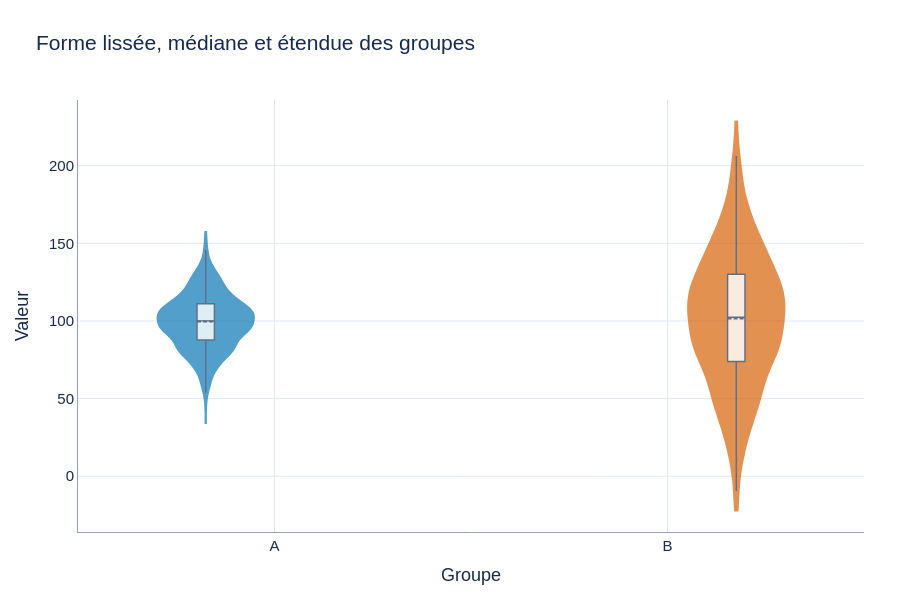

Write notebook code for a chart like this one.
### Markdown cell above
### Lire une forme lissée sans la confondre avec un effectif

La largeur du violon est une estimation lissée de la densité locale ; elle ne
représente pas l'effectif du groupe. La boîte intérieure et la ligne moyenne
gardent des repères de position. Cette vue complète les histogrammes sans les
remplacer.

### Code cell
plot_violin(model).show()

### Figure 1 — Plotly figure (JSON) as saved in the notebook; plotly's stock layout.template omitted (floating-point values rounded to 4 significant figures; data arrays with more than 128 entries replaced by an {"elided": "..."} marker saying what was removed)
{"data": [{"box": {"fillcolor": "rgba(255, 255, 255, 0.82)", "line": {"color": "#172B4D", "width": 1.4}, "visible": true, "width": 0.18}, "fillcolor": "#0072B2", "hovertemplate": "Groupe A<br>valeur=%{y:.2f}<extra></extra>", "line": {"color": "#0072B2", "width": 2}, "meanline": {"color": "#172B4D", "visible": true, "width": 2}, "name": "A", "opacity": 0.68, "points": false, "scalemode": "width", "spanmode": "hard", "type": "violin", "x": {"elided": "1200 str values"}, "y": {"elided": "1200 float values"}}, {"box": {"fillcolor": "rgba(255, 255, 255, 0.82)", "line": {"color": "#172B4D", "width": 1.4}, "visible": true, "width": 0.18}, "fillcolor": "#D55E00", "hovertemplate": "Groupe B<br>valeur=%{y:.2f}<extra></extra>", "line": {"color": "#D55E00", "width": 2}, "meanline": {"color": "#172B4D", "visible": true, "width": 2}, "name": "B", "opacity": 0.68, "points": false, "scalemode": "width", "spanmode": "hard", "type": "violin", "x": {"elided": "800 str values"}, "y": {"elided": "800 float values"}}], "layout": {"font": {"color": "#172B4D", "family": "Aptos, Arial, sans-serif", "size": 15}, "height": 610, "hoverlabel": {"font": {"size": 14}}, "legend": {"orientation": "h", "title": {"text": ""}, "x": 1, "xanchor": "right", "y": 1.02, "yanchor": "bottom"}, "margin": {"b": 78, "l": 78, "r": 36, "t": 100}, "showlegend": false, "title": {"text": "Forme lissée, médiane et étendue des groupes", "x": 0.04, "xanchor": "left"}, "violinmode": "group", "xaxis": {"gridcolor": "#E2E8F0", "linecolor": "#94A3B8", "showline": true, "title": {"text": "Groupe"}, "zeroline": false}, "yaxis": {"gridcolor": "#E2E8F0", "linecolor": "#94A3B8", "rangemode": "tozero", "showline": true, "title": {"text": "Valeur"}, "zeroline": false}}}
